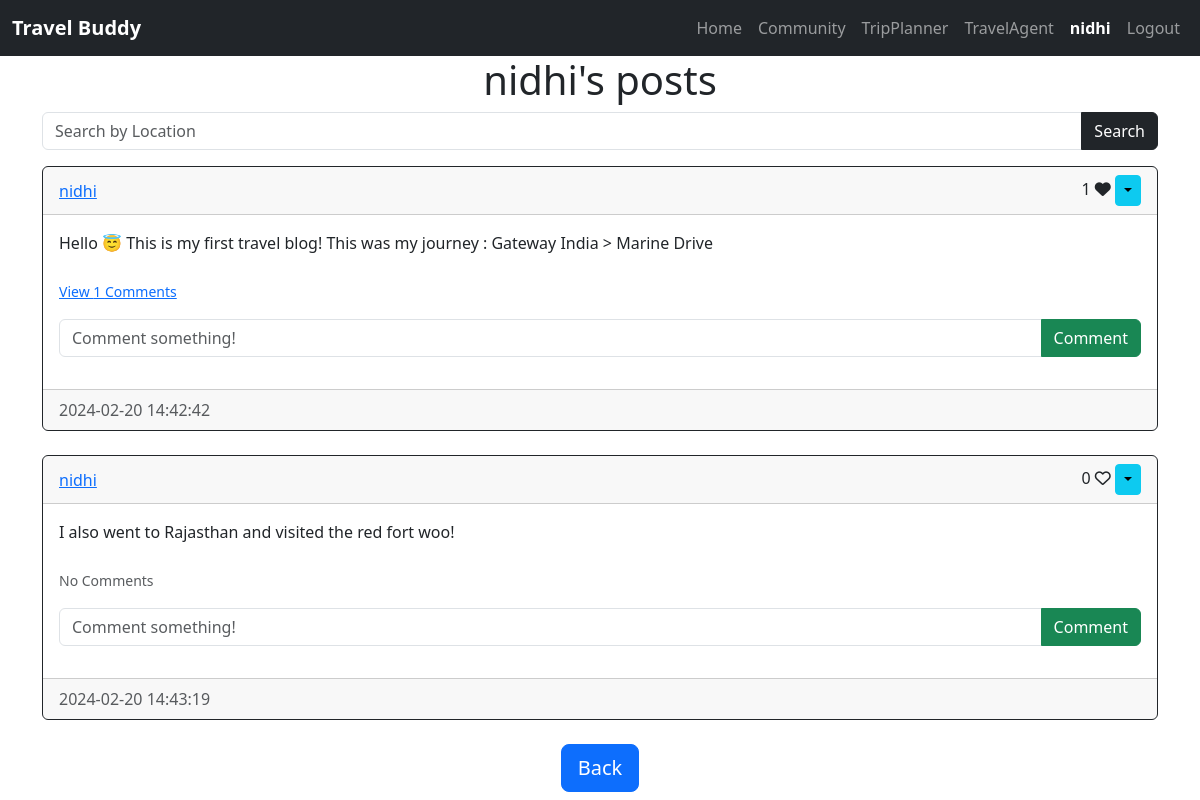
Page /posts/nidhi (signed in) on the committed database.
### website/models.py (models this page shows)
class User(db.Model, UserMixin):
    id = db.Column(db.Integer, primary_key=True)
    email = db.Column(db.String(150), unique=True)
    username = db.Column(db.String(150), unique=True)
    password = db.Column(db.String(150))
    date_created = db.Column(db.DateTime(timezone=True), default=func.now())
    posts = db.relationship('Post', backref='user', passive_deletes=True)
    comments = db.relationship('Comment', backref='user', passive_deletes=True)
    likes = db.relationship('Like', backref='user', passive_deletes=True)

class Post(db.Model):
    id = db.Column(db.Integer, primary_key=True)
    text = db.Column(db.Text, nullable=False)
    date_created = db.Column(db.DateTime(timezone=True), default=func.now())
    author = db.Column(db.Integer, db.ForeignKey(
        'user.id', ondelete="CASCADE"), nullable=False)
    location = db.Column(db.String(255))
    comments = db.relationship('Comment', backref='post', passive_deletes=True)
    likes = db.relationship('Like', backref='post', passive_deletes=True)

### website/views.py (the view)
@views.route("/posts/<username>")
@login_required
def posts(username):
    user = User.query.filter_by(username=username).first()
    if not user:
        flash('No user with that username exists.', category='error')
        return redirect(url_for('views.home'))
    posts = user.posts
    return render_template("posts.html", user=current_user, posts=posts, username=username)

### website/__init__.py (called while the page is built)
def create_app():
    app = Flask(__name__)
    app.config['SECRET_KEY'] = "helloworld"
    app.config['SQLALCHEMY_DATABASE_URI'] = f'sqlite:///{DB_NAME}'
    db.init_app(app)
    from .views import views
    from .auth import auth
    app.register_blueprint(views, url_prefix="/")
    app.register_blueprint(auth, url_prefix="/")
    from .models import User, Post, Comment, Like
    create_database(app)
    login_manager = LoginManager()
    login_manager.login_view = "auth.login"
    login_manager.init_app(app)
    @login_manager.user_loader
    def load_user(id):
        return User.query.get(int(id))
    return app

### website/templates/posts.html (shortened to what this page needs)
{% extends "posts_div.html" %}  {% block header %} {{username}}'s posts {% endblock %} {% block footer %}
<div align="center">
  <a href="/home"
    ><button type="button" class="btn btn-primary btn-lg">Back</button></a
  >
</div>
{% endblock %}

### website/templates/posts_div.html (shortened to what this page needs)
{% extends "base.html" %} {% block title %}Home{% endblock %} {% block content
%}
<h1 align="center">{% block header %}Posts{% endblock %}</h1>
<form method="POST" class="mb-3">
  <div class="input-group">
    <input
      type="text"
      class="form-control"
      name="location"
      placeholder="Search by Location"
    />
    <button type="submit" class="btn btn-dark">Search</button>
  </div>
</form>
<div id="posts">
  {% for post in posts %}
  <div class="card border-dark">
    <div class="card-header d-flex justify-content-between align-items-center">
      <a href="/posts/{{post.user.username}}">{{post.user.username}}</a>
      <div>
        <span id="likes-count-{{post.id}}"> {{ post.likes|length }}</span>
        {% if user.id in post.likes|map(attribute="author")|list %}
        <i
          class="fa-solid fa-heart"
          id="like-button-{{post.id}}"
          onclick="like({{post.id}})"
        ></i>
        {% else %}
        <i
          class="fa-regular fa-heart"
          id="like-button-{{post.id}}"
          onclick="like({{post.id}})"
        ></i>
        {% endif %} {% if user.id == post.author %}
        <div class="btn-group">
          <button
            type="button"
            class="btn btn-sm btn-info dropdown-toggle"
            data-bs-toggle="dropdown"
          ></button>
        </div>
        {% endif %}
      </div>
    </div>
    <div class="card-body">
      <div class="card-text">{{post.text}}</div>
      <br />
      <p class="card-text">
        {% if post.comments|length > 0 %}
        <a data-bs-toggle="collapse" href="#comments-{{post.id}}" role="button">
          <small>View {{post.comments|length}} Comments</small>
        </a>
        {% else %}
        <small class="text-muted">No Comments</small>
        {% endif %}
      </p>
      <form
        class="input-group mb-3"
        method="POST"
        action="/create-comment/{{post.id}}"
      >
        <input
          type="text"
          id="text"
          name="text"
          class="form-control"
          placeholder="Comment something!"
        />
        <button type="submit" class="btn btn-success">Comment</button>
      </form>
    </div>
    <div class="card-footer text-muted">{{post.date_created}}</div>
  </div>
  <br/ > {% endfor %}
</div>
{% block footer %}{% endblock %} {% endblock %}

### website/templates/base.html (shortened to what this page needs)
<!DOCTYPE html>
<html lang="en">
  <head>
    <link
      href="https://cdn.jsdelivr.net/npm/bootstrap@5.3.2/dist/css/bootstrap.min.css"
      rel="stylesheet"
    />
  </head>
  <body>
    <nav class="navbar navbar-expand-lg navbar-dark bg-dark">
      <div class="container-fluid">
        <div class="navbar-brand">
          <strong style="color: white">Travel Buddy</strong>
        </div>
        <div class="collapse navbar-collapse" id="navbar">
          <div class="navbar-nav ms-auto">
            <a class="nav-item nav-link" href="/places">Home</a>
            <a class="nav-item nav-link" href="/home">Community</a>
            <a class="nav-item nav-link" href="/plan">TripPlanner</a>
            <a class="nav-item nav-link" href="/travel-agents">TravelAgent</a>
            {% if user.is_authenticated %}
            <a class="nav-item nav-link" href="/posts/{{ user.username }}">
              <strong style="color: white">{{ user.username }}</strong>
            </a>
            <a class="nav-item nav-link" href="/logout">Logout</a>
            {% else %}
            <a class="nav-item nav-link" href="/login">Login</a>
            <a class="nav-item nav-link" href="/sign-up">Sign Up</a>
            {% endif %}
          </div>
        </div>
      </div>
    </nav>
    <div class="container">{% block content %}{% endblock %}</div>
  </body>
</html>

### rows in the picture
User: username "nidhi"
Post: user.username "nidhi", likes|length "1", text "Hello 😇 This is my first travel blog! This was my journey : Gateway India > Marine Drive", comments|length "1", date_created "2024-02-20 14:42:42"
Post: user.username "nidhi", likes|length "0", text "I also went to Rajasthan and visited the red fort woo!", shows "No Comments", date_created "2024-02-20 14:43:19"
